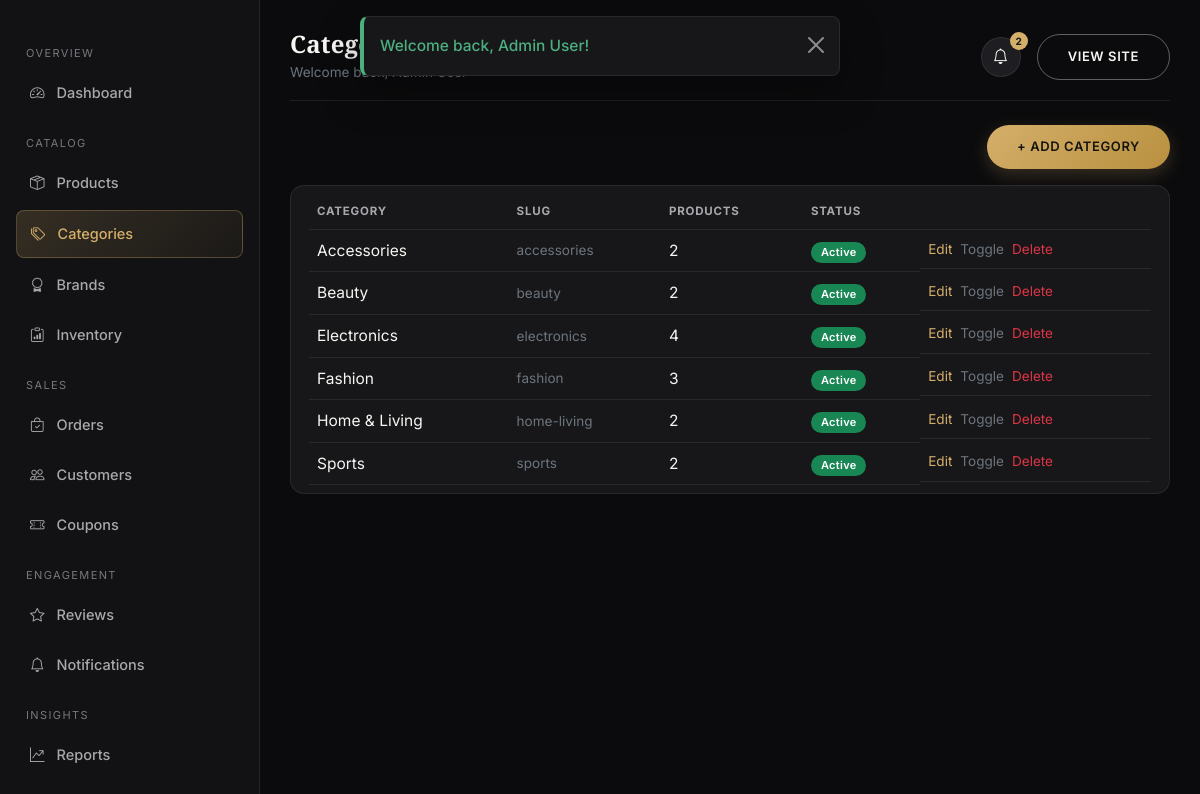
Page /admin/categories/index.php (signed in) on the committed database.
### tables this page shows
CREATE TABLE categories (
    category_id INT AUTO_INCREMENT PRIMARY KEY,
    category_name VARCHAR(100) NOT NULL UNIQUE,
    slug VARCHAR(120) NOT NULL UNIQUE,
    description VARCHAR(255) DEFAULT NULL,
    image VARCHAR(255) DEFAULT NULL,
    status ENUM('active','inactive') NOT NULL DEFAULT 'active',
    created_at TIMESTAMP NOT NULL DEFAULT CURRENT_TIMESTAMP,
    updated_at TIMESTAMP NOT NULL DEFAULT CURRENT_TIMESTAMP ON UPDATE CURRENT_TIMESTAMP
);

### includes/functions.php (called while the page is built, shortened)
<?php
function e($value): string
{
    return htmlspecialchars((string)($value ?? ''), ENT_QUOTES, 'UTF-8');
}
    ob_start(); ?>

### admin/categories/index.php (the view, shortened to what this page needs)
<?php
$pdo = db();
$categories = $pdo->query("SELECT c.*, (SELECT COUNT(*) FROM products p WHERE p.category_id = c.category_id) AS product_count FROM categories c ORDER BY c.category_name")->fetchAll();
require __DIR__ . '/../../includes/header.php';
?>
<div class="sc-dash-wrap">
  <?php require __DIR__ . '/../includes/sidebar.php'; ?>
  <main class="sc-content">
    <?php require __DIR__ . '/../includes/topbar.php'; ?>
    <div class="d-flex justify-content-end mb-3"><a href="<?= BASE_URL ?>admin/categories/add.php" class="btn btn-sc-gold btn-sm">+ Add Category</a></div>
    <div class="sc-table-wrap">
      <table class="table align-middle mb-0">
        <thead class="sc-thead"><tr><th>Category</th><th>Slug</th><th>Products</th><th>Status</th><th></th></tr></thead>
        <tbody>
          <?php foreach ($categories as $c): ?>
            <tr>
              <td><?= e($c['category_name']) ?></td>
              <td class="small text-secondary"><?= e($c['slug']) ?></td>
              <td><?= (int)$c['product_count'] ?></td>
              <td><span class="badge sc-badge bg-<?= $c['status'] === 'active' ? 'success' : 'secondary' ?>"><?= ucfirst($c['status']) ?></span></td>
              <td class="d-flex gap-2">
                <a href="<?= BASE_URL ?>admin/categories/edit.php?id=<?= $c['category_id'] ?>" class="text-gold small">Edit</a>
                <a href="?toggle=<?= $c['category_id'] ?>" class="text-secondary small">Toggle</a>
                <a href="<?= BASE_URL ?>admin/categories/delete.php?id=<?= $c['category_id'] ?>" class="text-danger small js-confirm" data-confirm="Delete this category?">Delete</a>
              </td>
            </tr>
          <?php endforeach; ?>
        </tbody>
      </table>
    </div>
  </main>
</div>
<?php require __DIR__ . '/../../includes/dash-footer.php'; ?>

### assets/css/style.css (style rules this page uses)
:root { --sc-black: #0b0b0d; --sc-charcoal: #121214; --sc-charcoal-2: #17171a; --sc-charcoal-3: #1e1e22; --sc-border: rgba(255, 255, 255, 0.08); --sc-white: #f7f6f3; --sc-gray: #a8a8ad; --sc-gray-dim: #77777d; --sc-gold: #d4af6a; --sc-gold-soft: #e8cd9a; --sc-gold-deep: #b9903f; --sc-success: #4caf80; --sc-danger: #e0665f; --sc-warning: #e0b25f; --sc-info: #6fa8dc; --sc-radius: 14px; --sc-radius-sm: 8px; --sc-shadow: 0 10px 30px rgba(0, 0, 0, 0.35); --sc-transition: all .28s cubic-bezier(.4,0,.2,1); --sc-font-heading: 'Playfair Display', Georgia, serif; --sc-font-body: 'Inter', -apple-system, BlinkMacSystemFont, 'Segoe UI', sans-serif; }
* { box-sizing: border-box; }
body { background: var(--sc-black); color: var(--sc-white); font-family: var(--sc-font-body); font-size: 15.5px; line-height: 1.65; -webkit-font-smoothing: antialiased; animation: scPageFadeIn .18s ease both; }
a { color: var(--sc-gold); text-decoration: none; transition: var(--sc-transition); }
.btn-sc-gold { background: linear-gradient(135deg, var(--sc-gold) 0%, var(--sc-gold-deep) 100%); color: #14140f; border: none; font-weight: 600; letter-spacing: .6px; text-transform: uppercase; font-size: 13px; padding: 12px 30px; border-radius: 40px; transition: var(--sc-transition); box-shadow: 0 6px 18px rgba(212,175,106,.22); }
.table { color: var(--sc-white); }
.table > :not(caption) > * > * { background: transparent; border-bottom-color: var(--sc-border); color: var(--sc-white); }
.sc-table-wrap { background: var(--sc-charcoal-2); border: 1px solid var(--sc-border); border-radius: var(--sc-radius); padding: 8px 18px; }
thead.sc-thead th { color: var(--sc-gray); text-transform: uppercase; font-size: 11.5px; letter-spacing: .8px; border-bottom-color: var(--sc-border) !important; }
.sc-badge { font-weight: 600; font-size: 11px; padding: 5px 10px; border-radius: 20px; letter-spacing: .3px; }
.sc-dash-wrap { display: flex; align-items: flex-start; min-height: calc(100vh - 76px); }
.sc-content { flex: 1; padding: 30px; max-width: 100%; overflow-x: hidden; }
.text-gold { color: var(--sc-gold) !important; }

### rows in the picture
categories: category_name "Accessories", slug "accessories", product_count "2", status "Active"
categories: category_name "Beauty", slug "beauty", product_count "2", status "Active"
categories: category_name "Electronics", slug "electronics", product_count "4", status "Active"
categories: category_name "Fashion", slug "fashion", product_count "3", status "Active"
categories: category_name "Home & Living", slug "home-living", product_count "2", status "Active"
categories: category_name "Sports", slug "sports", product_count "2", status "Active"

### other values in the picture
$f['message'] "Welcome back, Admin User!"
$label "Dashboard Products Categories Brands Inventory Orders Customers Coupons Reviews Notifications Reports"
$pageTitle "Categories"
$adminNotifCount "2"
